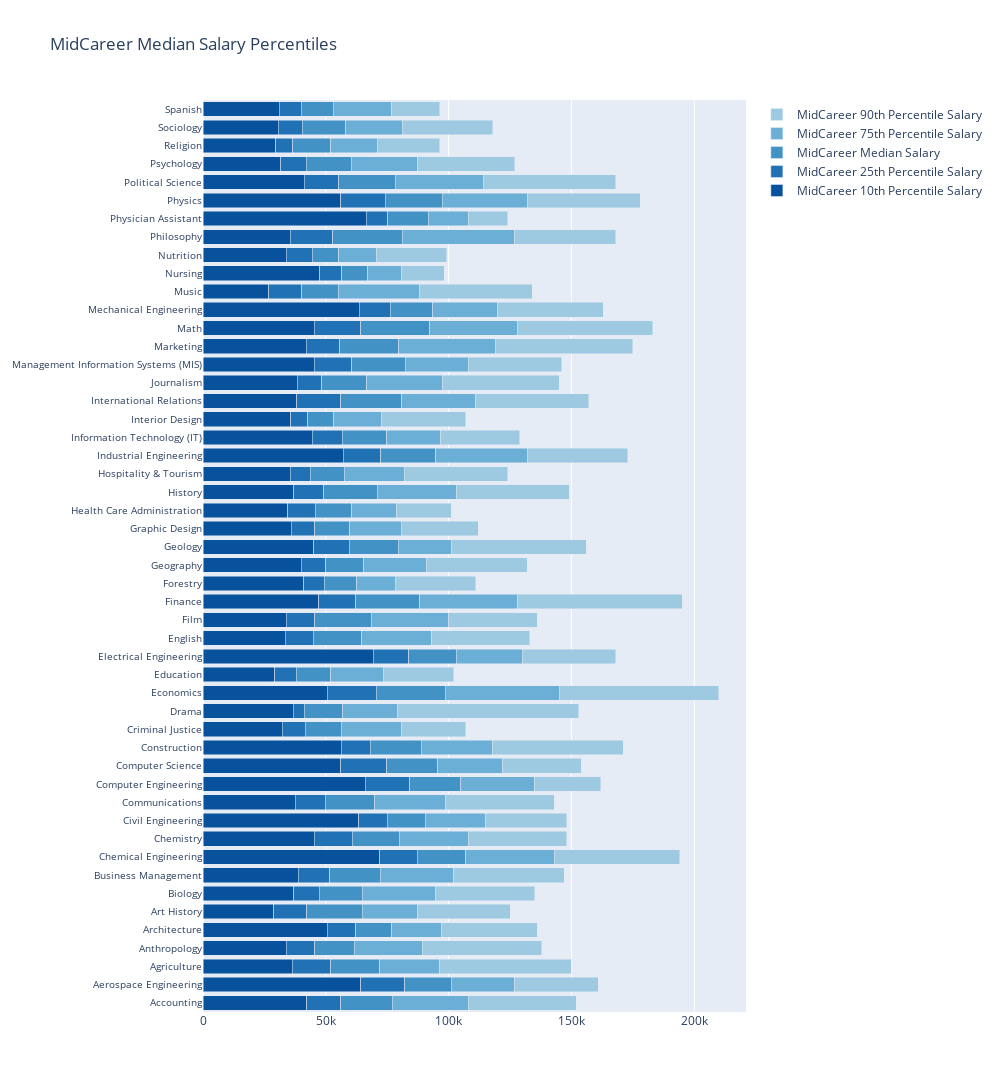

Notebook code for this chart:
### Markdown cell above
According to above bar chart, we can see that Physican Assistant major has the highest starting median salary. Also, most of the technology majors like civil engineering, chemical engineering, aerospace engineering, and etc have higher starting median salaries compare to other majors. However, does there majors with higher starting salaries will also have higher salaries at their mid career.

### Code cell
y = df_degree.major

trace0 = go.Bar(
    y = y,
    x = df_degree.mid_10,
    name = 'MidCareer 10th Percentile Salary',
    orientation = 'h',
    marker = dict(color = 'rgb(8,81,156)')
)
trace1 = go.Bar(
    y = y,
    x = df_degree.mid_25 - df_degree.mid_10,
    name = 'MidCareer 25th Percentile Salary',
    orientation = 'h',
    marker = dict(color = 'rgb(33,113,181)')
)
trace2 = go.Bar(
    y = y,
    x = df_degree.midcareer - df_degree.mid_25,
    name = 'MidCareer Median Salary',
    orientation = 'h',
    marker = dict(color = 'rgb(66,146,198)')
)
trace3 = go.Bar(
    y = y,
    x = df_degree.mid_75 - df_degree.midcareer,
    name = 'MidCareer 75th Percentile Salary',
    orientation = 'h',
    marker = dict(color = 'rgb(107,174,214)')
)
trace4 = go.Bar(
    y = y,
    x = df_degree.mid_90 - df_degree.mid_75,
    name='MidCareer 90th Percentile Salary',
    orientation = 'h',
    marker = dict(color = 'rgb(158,202,225)')
)

data = [trace0,trace1,trace2,trace3,trace4]
layout = go.Layout(barmode='stack',autosize=False,width=1000,height=1200,
                   yaxis=go.layout.YAxis(tickmode='array',
                                         automargin=True,
                                         tickfont=dict(size=10)),
                  title = 'MidCareer Median Salary Percentiles')

fig = go.Figure(data=data,layout=layout)
iplot(fig)

### Figure 1 — Plotly figure (JSON) as saved in the notebook; plotly's stock layout.template omitted (floating-point values rounded to 4 significant figures)
{"data": [{"marker": {"color": "rgb(8,81,156)"}, "name": "MidCareer 10th Percentile Salary", "orientation": "h", "type": "bar", "x": [42200, 64300, 36300, 33800, 50600, 28800, 36900, 38800, 71900, 45300, 63400, 37500, 66100, 56000, 56300, 32200, 36700, 50600, 29300, 69300, 33400, 33900, 47200, 41000, 40000, 45000, 36000, 34600, 37000, 35500, 57100, 44500, 35700, 38200, 38400, 45300, 42100, 45200, 63700, 26700, 47600, 33900, 35500, 66400, 56000, 41200, 31600, 29700, 30700, 31000], "y": ["Accounting", "Aerospace Engineering", "Agriculture", "Anthropology", "Architecture", "Art History", "Biology", "Business Management", "Chemical Engineering", "Chemistry", "Civil Engineering", "Communications", "Computer Engineering", "Computer Science", "Construction", "Criminal Justice", "Drama", "Economics", "Education", "Electrical Engineering", "English", "Film", "Finance", "Forestry", "Geography", "Geology", "Graphic Design", "Health Care Administration", "History", "Hospitality & Tourism", "Industrial Engineering", "Information Technology (IT)", "Interior Design", "International Relations", "Journalism", "Management Information Systems (MIS)", "Marketing", "Math", "Mechanical Engineering", "Music", "Nursing", "Nutrition", "Philosophy", "Physician Assistant", "Physics", "Political Science", "Psychology", "Religion", "Sociology", "Spanish"]}, {"marker": {"color": "rgb(33,113,181)"}, "name": "MidCareer 25th Percentile Salary", "orientation": "h", "type": "bar", "x": [13900, 17800, 15800, 11700, 11600, 13400, 10500, 12700, 15400, 15400, 11700, 12200, 18000, 18900, 11800, 9400, 4600, 20000, 8600, 14500, 11400, 11600, 14900, 8300, 10000, 14600, 9500, 11000, 12200, 8100, 15200, 12200, 6900, 17800, 9900, 15200, 13500, 19000, 12500, 13500, 8800, 10600, 17300, 8800, 18200, 14100, 10500, 6800, 9700, 9000], "y": ["Accounting", "Aerospace Engineering", "Agriculture", "Anthropology", "Architecture", "Art History", "Biology", "Business Management", "Chemical Engineering", "Chemistry", "Civil Engineering", "Communications", "Computer Engineering", "Computer Science", "Construction", "Criminal Justice", "Drama", "Economics", "Education", "Electrical Engineering", "English", "Film", "Finance", "Forestry", "Geography", "Geology", "Graphic Design", "Health Care Administration", "History", "Hospitality & Tourism", "Industrial Engineering", "Information Technology (IT)", "Interior Design", "International Relations", "Journalism", "Management Information Systems (MIS)", "Marketing", "Math", "Mechanical Engineering", "Music", "Nursing", "Nutrition", "Philosophy", "Physician Assistant", "Physics", "Political Science", "Psychology", "Religion", "Sociology", "Spanish"]}, {"marker": {"color": "rgb(66,146,198)"}, "name": "MidCareer Median Salary", "orientation": "h", "type": "bar", "x": [21000, 18900, 19800, 16000, 14600, 22700, 17400, 20600, 19700, 19200, 15400, 20300, 20900, 20600, 20800, 14700, 15600, 28000, 14100, 19200, 19900, 23000, 26200, 13300, 15500, 19900, 14300, 15000, 21800, 13900, 22400, 18100, 10600, 24900, 18400, 21800, 24000, 28200, 17400, 14800, 10600, 10800, 28400, 16500, 23100, 22900, 18300, 15500, 17800, 13100], "y": ["Accounting", "Aerospace Engineering", "Agriculture", "Anthropology", "Architecture", "Art History", "Biology", "Business Management", "Chemical Engineering", "Chemistry", "Civil Engineering", "Communications", "Computer Engineering", "Computer Science", "Construction", "Criminal Justice", "Drama", "Economics", "Education", "Electrical Engineering", "English", "Film", "Finance", "Forestry", "Geography", "Geology", "Graphic Design", "Health Care Administration", "History", "Hospitality & Tourism", "Industrial Engineering", "Information Technology (IT)", "Interior Design", "International Relations", "Journalism", "Management Information Systems (MIS)", "Marketing", "Math", "Mechanical Engineering", "Music", "Nursing", "Nutrition", "Philosophy", "Physician Assistant", "Physics", "Political Science", "Psychology", "Religion", "Sociology", "Spanish"]}, {"marker": {"color": "rgb(107,174,214)"}, "name": "MidCareer 75th Percentile Salary", "orientation": "h", "type": "bar", "x": [30900, 26000, 24400, 27800, 20200, 22500, 29700, 29900, 36000, 28100, 24500, 28800, 30000, 26500, 29100, 24400, 22200, 46400, 21400, 27000, 28500, 31500, 39700, 15600, 25300, 21500, 21000, 18200, 32000, 24400, 37300, 21900, 19300, 30100, 31000, 25700, 39400, 35600, 26400, 33000, 13900, 15200, 45800, 16300, 34700, 35800, 27100, 18900, 23000, 23700], "y": ["Accounting", "Aerospace Engineering", "Agriculture", "Anthropology", "Architecture", "Art History", "Biology", "Business Management", "Chemical Engineering", "Chemistry", "Civil Engineering", "Communications", "Computer Engineering", "Computer Science", "Construction", "Criminal Justice", "Drama", "Economics", "Education", "Electrical Engineering", "English", "Film", "Finance", "Forestry", "Geography", "Geology", "Graphic Design", "Health Care Administration", "History", "Hospitality & Tourism", "Industrial Engineering", "Information Technology (IT)", "Interior Design", "International Relations", "Journalism", "Management Information Systems (MIS)", "Marketing", "Math", "Mechanical Engineering", "Music", "Nursing", "Nutrition", "Philosophy", "Physician Assistant", "Physics", "Political Science", "Psychology", "Religion", "Sociology", "Spanish"]}, {"marker": {"color": "rgb(158,202,225)"}, "name": "MidCareer 90th Percentile Salary", "orientation": "h", "type": "bar", "x": [44000, 34000, 53700, 48700, 39000, 37600, 40500, 45000, 51000, 40000, 33000, 44200, 27000, 32000, 53000, 26300, 73900, 65000, 28600, 38000, 39800, 36000, 67000, 32800, 41200, 55000, 31200, 22200, 46000, 42100, 41000, 32300, 34500, 46000, 47300, 38000, 56000, 55000, 43000, 46000, 17400, 28700, 41000, 16000, 46000, 54000, 39500, 25500, 36800, 19600], "y": ["Accounting", "Aerospace Engineering", "Agriculture", "Anthropology", "Architecture", "Art History", "Biology", "Business Management", "Chemical Engineering", "Chemistry", "Civil Engineering", "Communications", "Computer Engineering", "Computer Science", "Construction", "Criminal Justice", "Drama", "Economics", "Education", "Electrical Engineering", "English", "Film", "Finance", "Forestry", "Geography", "Geology", "Graphic Design", "Health Care Administration", "History", "Hospitality & Tourism", "Industrial Engineering", "Information Technology (IT)", "Interior Design", "International Relations", "Journalism", "Management Information Systems (MIS)", "Marketing", "Math", "Mechanical Engineering", "Music", "Nursing", "Nutrition", "Philosophy", "Physician Assistant", "Physics", "Political Science", "Psychology", "Religion", "Sociology", "Spanish"]}], "layout": {"autosize": false, "barmode": "stack", "height": 1200, "title": {"text": "MidCareer Median Salary Percentiles"}, "width": 1000, "yaxis": {"automargin": true, "tickfont": {"size": 10}, "tickmode": "array"}}}
